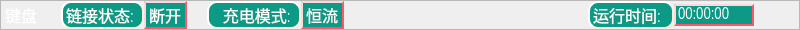
    <widget class="QFrame" name="sideBar_up_Frame">
     <property name="sizePolicy">
      <sizepolicy hsizetype="Minimum" vsizetype="Minimum">
       <horstretch>0</horstretch>
       <verstretch>0</verstretch>
      </sizepolicy>
     </property>
     <property name="minimumSize">
      <size>
       <width>800</width>
       <height>30</height>
      </size>
     </property>
     <property name="maximumSize">
      <size>
       <width>800</width>
       <height>30</height>
      </size>
     </property>
     <property name="font">
      <font>
       <family>Arial Narrow</family>
       <pointsize>12</pointsize>
      </font>
     </property>
     <property name="styleSheet">
      <string notr="true">#sideBar_up_Frame{
 border: 1px solid rgb(18, 220, 200);
    background: qlineargradient(spread:reflect,
        x1:0, y1:0, x2:1, y2:0,
        stop:0 rgba(7, 85, 75, 255),
        stop:1 rgba(18, 220, 200, 255));
}
</string>
     </property>
     <property name="frameShape">
      <enum>QFrame::StyledPanel</enum>
     </property>
     <property name="frameShadow">
      <enum>QFrame::Raised</enum>
     </property>
     <layout class="QGridLayout" name="gridLayout_14">
      <property name="margin">
       <number>0</number>
      </property>
      <property name="spacing">
       <number>0</number>
      </property>
      <item row="0" column="11">
       <spacer name="sideBar_up_HlSpacer_3">
        <property name="orientation">
         <enum>Qt::Horizontal</enum>
        </property>
        <property name="sizeHint" stdset="0">
         <size>
          <width>26</width>
          <height>20</height>
         </size>
        </property>
       </spacer>
      </item>
      <item row="0" column="14">
       <widget class="QLabel" name="battery_Label">
        <property name="sizePolicy">
         <sizepolicy hsizetype="MinimumExpanding" vsizetype="Minimum">
          <horstretch>0</horstretch>
          <verstretch>0</verstretch>
         </sizepolicy>
        </property>
        <property name="minimumSize">
         <size>
          <width>45</width>
          <height>29</height>
         </size>
        </property>
        <property name="maximumSize">
         <size>
          <width>25</width>
          <height>33</height>
         </size>
        </property>
        <property name="font">
         <font>
          <family>Arial Narrow</family>
          <pointsize>12</pointsize>
         </font>
        </property>
        <property name="styleSheet">
         <string notr="true">border-image: url(:/pic/battery_1.png);</string>
        </property>
        <property name="text">
         <string/>
        </property>
       </widget>
      </item>
      <item row="0" column="5">
       <widget class="QLabel" name="BMS_chargeMode_tag_Label">
        <property name="sizePolicy">
         <sizepolicy hsizetype="Minimum" vsizetype="Minimum">
          <horstretch>0</horstretch>
          <verstretch>0</verstretch>
         </sizepolicy>
        </property>
        <property name="font">
         <font>
          <family>Arial Narrow</family>
          <pointsize>12</pointsize>
         </font>
        </property>
        <property name="styleSheet">
         <string notr="true">border-style: outset;
border-width:2px;
border-radius:10px;
border-color: beige;
color: rgb(255, 255, 255);
background-color: rgba(12, 153, 134, 255);

</string>
        </property>
        <property name="text">
         <string>   充电模式: </string>
        </property>
       </widget>
      </item>
      <item row="0" column="6">
       <widget class="QLabel" name="BMS_chargeMode_Label">
        <property name="font">
         <font>
          <family>Arial Narrow</family>
          <pointsize>12</pointsize>
         </font>
        </property>
        <property name="styleSheet">
         <string notr="true">border-style: outset;
border-width:2px;
border-color: rgb(255, 87, 104);;
color: rgb(255, 255, 255);
background-color: rgba(12, 153, 134, 255);</string>
        </property>
        <property name="text">
         <string>恒流</string>
        </property>
       </widget>
      </item>
      <item row="0" column="1">
       <spacer name="sideBar_up_HlSpacer_1">
        <property name="orientation">
         <enum>Qt::Horizontal</enum>
        </property>
        <property name="sizeType">
         <enum>QSizePolicy::Fixed</enum>
        </property>
        <property name="sizeHint" stdset="0">
         <size>
          <width>20</width>
          <height>20</height>
         </size>
        </property>
       </spacer>
      </item>
      <item row="0" column="0">
       <widget class="QPushButton" name="keyBoard_PsBtn">
        <property name="font">
         <font>
          <pointsize>12</pointsize>
         </font>
        </property>
        <property name="styleSheet">
         <string notr="true">QPushButton#keyBoard_PsBtn 
{
	color: rgb(255, 255, 255);
	border-radius:5px;
	min-width:2em;	
	padding:4px;
	border-image: url(:/pic/toolBtn2.png);
}

QPushButton#keyBoard_PsBtn:pressed
{
	border-style: inset;
	border-image: url(:/pic/MessBtn1.png);
}</string>
        </property>
        <property name="text">
         <string>键盘</string>
        </property>
       </widget>
      </item>
      <item row="0" column="13">
       <widget class="QLineEdit" name="runTime_LnEdit">
        <property name="sizePolicy">
         <sizepolicy hsizetype="Fixed" vsizetype="Fixed">
          <horstretch>0</horstretch>
          <verstretch>0</verstretch>
         </sizepolicy>
        </property>
        <property name="minimumSize">
         <size>
          <width>80</width>
          <height>0</height>
         </size>
        </property>
        <property name="maximumSize">
         <size>
          <width>80</width>
          <height>16777215</height>
         </size>
        </property>
        <property name="font">
         <font>
          <family>Arial Narrow</family>
          <pointsize>12</pointsize>
         </font>
        </property>
        <property name="styleSheet">
         <string notr="true">border-style: outset;
border-width:2px;
border-color: rgb(255, 87, 104);
color: rgb(255, 255, 255);
background-color: rgba(12, 153, 134, 255);</string>
        </property>
        <property name="text">
         <string>00:00:00</string>
        </property>
        <property name="readOnly">
         <bool>true</bool>
        </property>
       </widget>
      </item>
      <item row="0" column="12">
       <widget class="QLabel" name="runTime_Label">
        <property name="font">
         <font>
          <family>Arial Narrow</family>
          <pointsize>12</pointsize>
         </font>
        </property>
        <property name="styleSheet">
         <string notr="true">border-style: outset;
border-width:2px;
border-radius:10px;
border-color: beige;
color: rgb(255, 255, 255);
background-color: rgba(12, 153, 134, 255);

</string>
        </property>
        <property name="text">
         <string>运行时间:  </string>
        </property>
       </widget>
      </item>
      <item row="0" column="2">
       <widget class="QLabel" name="BMS_cntState_tag_Label">
        <property name="sizePolicy">
         <sizepolicy hsizetype="Minimum" vsizetype="Minimum">
          <horstretch>0</horstretch>
          <verstretch>0</verstretch>
         </sizepolicy>
        </property>
        <property name="font">
         <font>
          <family>Arial Narrow</family>
          <pointsize>12</pointsize>
         </font>
        </property>
        <property name="contextMenuPolicy">
         <enum>Qt::NoContextMenu</enum>
        </property>
        <property name="styleSheet">
         <string notr="true">border-style: outset;
border-width:2px;
border-radius:10px;
border-color: beige;
color: rgb(255, 255, 255);
background-color: rgba(12, 153, 134, 255);

</string>
        </property>
        <property name="text">
         <string>链接状态: </string>
        </property>
       </widget>
      </item>
      <item row="0" column="3">
       <widget class="QLabel" name="BMS_cntState_Label">
        <property name="minimumSize">
         <size>
          <width>20</width>
          <height>20</height>
         </size>
        </property>
        <property name="font">
         <font>
          <family>Arial Narrow</family>
          <pointsize>12</pointsize>
         </font>
        </property>
        <property name="styleSheet">
         <string notr="true">border-style: outset;
border-width:2px;
border-color: rgb(255, 87, 104);;
color: rgb(255, 255, 255);
background-color: rgba(12, 153, 134, 255);</string>
        </property>
        <property name="text">
         <string>断开</string>
        </property>
       </widget>
      </item>
      <item row="0" column="4">
       <spacer name="sideBar_up_HlSpacer">
        <property name="orientation">
         <enum>Qt::Horizontal</enum>
        </property>
        <property name="sizeType">
         <enum>QSizePolicy::Fixed</enum>
        </property>
        <property name="sizeHint" stdset="0">
         <size>
          <width>20</width>
          <height>20</height>
         </size>
        </property>
       </spacer>
      </item>
     </layout>
    </widget>
